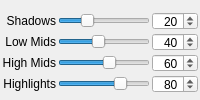
          <widget class="QWidget" name="4ToneTab">
        <attribute name="title">
          <string>4 Tone Wide Curve</string>
        </attribute>

        <layout class="QGridLayout" name="gridLayout4curves">
          <property name="spacing">
            <number>2</number>
          </property>
          <property name="leftMargin">
            <number>2</number>
          </property>
          <property name="rightMargin">
            <number>2</number>
          </property>
          <property name="bottomMargin">
            <number>2</number>
          </property>

          <!-- 4 shadows label -->
          <item row="0" column="0">
            <widget class="QLabel" name="bez_shadows4_label">
              <property name="text">
                <string>Shadows</string>
              </property>
              <property name="alignment">
                <set>Qt::AlignRight|Qt::AlignTrailing|Qt::AlignVCenter</set>
              </property>
              <property name="wordWrap">
                <bool>false</bool>
              </property>
            </widget>
          </item>

          <!-- 4 shadows slider -->
          <item row="0" column="1">
            <widget class="QSlider" name="bez_shadows4_slider">
              <property name="styleSheet">
                <string notr="true">QSlider::groove:horizontal {border-image: url(:/img/slider_4-1.png)0 18 0 18;}</string>
              </property>
              <property name="sizePolicy">
                <sizepolicy hsizetype="Preferred" vsizetype="Fixed">
                  <horstretch>1</horstretch>
                  <verstretch>0</verstretch>
                </sizepolicy>
              </property>
              <property name="minimumSize">
                <size>
                  <width>0</width>
                  <height>0</height>
                </size>
              </property>
              <property name="maximumSize">
                <size>
                  <width>32767</width>
                  <height>18</height>
                </size>
              </property>
              <property name="minimum">
                <number>-20</number>
              </property>
              <property name="maximum">
                <number>120</number>
              </property>
              <property name="value">
                <number>20</number>
              </property>
              <property name="singleStep">
                <number>1</number>
              </property>
              <property name="pageStep">
                <number>10</number>
              </property>
              <property name="orientation">
                <enum>Qt::Horizontal</enum>
              </property>
            </widget>
          </item>

          <!-- 4 shadows edit -->
          <item row="0" column="2">
            <widget class="QSpinBox" name="bez_shadows4_edit">
              <property name="sizePolicy" >
                <sizepolicy vsizetype="Preferred" hsizetype="Preferred" >
                  <horstretch>1</horstretch>
                  <verstretch>0</verstretch>
                </sizepolicy>
              </property>
              <property name="minimumSize" >
                <size>
                  <width>46</width>
                  <height>18</height>
                </size>
              </property>
              <property name="maximumSize" >
                <size>
                  <width>46</width>
                  <height>18</height>
                </size>
              </property>
              <property name="minimum" >
                <number>-20</number>
              </property>
              <property name="maximum" >
                <number>120</number>
              </property>
              <property name="value" >
                <number>20</number>
              </property>
              <property name="alignment" >
                <set>Qt::AlignRight|Qt::AlignTrailing|Qt::AlignVCenter</set>
              </property>
            </widget>
          </item>

          <!-- 4 lowmids label -->
          <item row="1" column="0">
            <widget class="QLabel" name="bez_lowmids4_label">
              <property name="text">
                <string>Low Mids</string>
              </property>
              <property name="alignment">
                <set>Qt::AlignRight|Qt::AlignTrailing|Qt::AlignVCenter</set>
              </property>
              <property name="wordWrap">
                <bool>false</bool>
              </property>
            </widget>
          </item>

          <!-- 4 lowmids  -->
          <item row="1" column="1">
            <widget class="QSlider" name="bez_lowmids4_slider">
              <property name="styleSheet">
                <string notr="true">QSlider::groove:horizontal {border-image: url(:/img/slider_4-2.png)0 18 0 18;}</string>
              </property>
              <property name="sizePolicy">
                <sizepolicy hsizetype="Preferred" vsizetype="Fixed">
                  <horstretch>1</horstretch>
                  <verstretch>0</verstretch>
                </sizepolicy>
              </property>
              <property name="minimumSize">
                <size>
                  <width>0</width>
                  <height>0</height>
                </size>
              </property>
              <property name="maximumSize">
                <size>
                  <width>32767</width>
                  <height>18</height>
                </size>
              </property>
              <property name="minimum">
                <number>-20</number>
              </property>
              <property name="maximum">
                <number>120</number>
              </property>
              <property name="value">
                <number>40</number>
              </property>
              <property name="singleStep">
                <number>1</number>
              </property>
              <property name="pageStep">
                <number>10</number>
              </property>
              <property name="orientation">
                <enum>Qt::Horizontal</enum>
              </property>
            </widget>
          </item>

          <!-- 4 lowmids edit -->
          <item row="1" column="2">
            <widget class="QSpinBox" name="bez_lowmids4_edit">
              <property name="sizePolicy" >
                <sizepolicy vsizetype="Preferred" hsizetype="Preferred" >
                  <horstretch>1</horstretch>
                  <verstretch>0</verstretch>
                </sizepolicy>
              </property>
              <property name="minimumSize" >
                <size>
                  <width>46</width>
                  <height>18</height>
                </size>
              </property>
              <property name="maximumSize" >
                <size>
                  <width>46</width>
                  <height>18</height>
                </size>
              </property>
              <property name="minimum" >
                <number>-20</number>
              </property>
              <property name="maximum" >
                <number>120</number>
              </property>
              <property name="value" >
                <number>40</number>
              </property>
              <property name="alignment" >
                <set>Qt::AlignRight|Qt::AlignTrailing|Qt::AlignVCenter</set>
              </property>
            </widget>
          </item>

          <!-- 4 highmids label -->
          <item row="2" column="0">
            <widget class="QLabel" name="bez_highmids4_label">
              <property name="text">
                <string>High Mids</string>
              </property>
              <property name="alignment">
                <set>Qt::AlignRight|Qt::AlignTrailing|Qt::AlignVCenter</set>
              </property>
              <property name="wordWrap">
                <bool>false</bool>
              </property>
            </widget>
          </item>

          <!-- 4 highmids slider -->
          <item row="2" column="1">
            <widget class="QSlider" name="bez_highmids4_slider">
              <property name="styleSheet">
                <string notr="true">QSlider::groove:horizontal {border-image: url(:/img/slider_4-3.png)0 18 0 18;}</string>
              </property>
              <property name="sizePolicy">
                <sizepolicy hsizetype="Preferred" vsizetype="Fixed">
                  <horstretch>1</horstretch>
                  <verstretch>0</verstretch>
                </sizepolicy>
              </property>
              <property name="minimumSize">
                <size>
                  <width>0</width>
                  <height>0</height>
                </size>
              </property>
              <property name="maximumSize">
                <size>
                  <width>32767</width>
                  <height>18</height>
                </size>
              </property>
              <property name="minimum">
                <number>-20</number>
              </property>
              <property name="maximum">
                <number>120</number>
              </property>
              <property name="value">
                <number>60</number>
              </property>
              <property name="singleStep">
                <number>1</number>
              </property>
              <property name="pageStep">
                <number>10</number>
              </property>
              <property name="orientation">
                <enum>Qt::Horizontal</enum>
              </property>
            </widget>
          </item>

          <!-- 4 highmids edit -->
          <item row="2" column="2">
            <widget class="QSpinBox" name="bez_highmids4_edit">
              <property name="sizePolicy" >
                <sizepolicy vsizetype="Preferred" hsizetype="Preferred" >
                  <horstretch>1</horstretch>
                  <verstretch>0</verstretch>
                </sizepolicy>
              </property>
              <property name="minimumSize" >
                <size>
                  <width>46</width>
                  <height>18</height>
                </size>
              </property>
              <property name="maximumSize" >
                <size>
                  <width>46</width>
                  <height>18</height>
                </size>
              </property>
              <property name="minimum" >
                <number>-20</number>
              </property>
              <property name="maximum" >
                <number>120</number>
              </property>
              <property name="value" >
                <number>60</number>
              </property>
              <property name="alignment" >
                <set>Qt::AlignRight|Qt::AlignTrailing|Qt::AlignVCenter</set>
              </property>
            </widget>
          </item>

          <!-- 4 highlights label -->
          <item row="3" column="0">
            <widget class="QLabel" name="bez_highlights4_label">
              <property name="text">
                <string>Highlights</string>
              </property>
              <property name="alignment">
                <set>Qt::AlignRight|Qt::AlignTrailing|Qt::AlignVCenter</set>
              </property>
              <property name="wordWrap">
                <bool>false</bool>
              </property>
            </widget>
          </item>

          <!-- 4 highlights slider -->
          <item row="3" column="1">
            <widget class="QSlider" name="bez_highlights4_slider">
              <property name="styleSheet">
                <string notr="true">QSlider::groove:horizontal {border-image: url(:/img/slider_4-4.png)0 18 0 18;}</string>
              </property>
              <property name="sizePolicy">
                <sizepolicy hsizetype="Preferred" vsizetype="Fixed">
                  <horstretch>1</horstretch>
                  <verstretch>0</verstretch>
                </sizepolicy>
              </property>
              <property name="minimumSize">
                <size>
                  <width>0</width>
                  <height>0</height>
                </size>
              </property>
              <property name="maximumSize">
                <size>
                  <width>32767</width>
                  <height>18</height>
                </size>
              </property>
              <property name="minimum">
                <number>-20</number>
              </property>
              <property name="maximum">
                <number>120</number>
              </property>
              <property name="value">
                <number>80</number>
              </property>
              <property name="singleStep">
                <number>1</number>
              </property>
              <property name="pageStep">
                <number>10</number>

              </property>
              <property name="orientation">
                <enum>Qt::Horizontal</enum>
              </property>
            </widget>
          </item>

          <!-- 4 highlights edit -->
          <item row="3" column="2">
            <widget class="QSpinBox" name="bez_highlights4_edit">
              <property name="sizePolicy" >
                <sizepolicy vsizetype="Preferred" hsizetype="Preferred" >
                  <horstretch>1</horstretch>
                  <verstretch>0</verstretch>
                </sizepolicy>
              </property>
              <property name="minimumSize" >
                <size>
                  <width>46</width>
                  <height>18</height>
                </size>
              </property>
              <property name="maximumSize" >
                <size>
                  <width>46</width>
                  <height>18</height>
                </size>
              </property>
              <property name="minimum" >
                <number>-20</number>
              </property>
              <property name="maximum" >
                <number>120</number>
              </property>
              <property name="value" >
                <number>80</number>
              </property>
              <property name="alignment" >
                <set>Qt::AlignRight|Qt::AlignTrailing|Qt::AlignVCenter</set>
              </property>
            </widget>
          </item>

        </layout>

        <!--&&&-->
      </widget>
